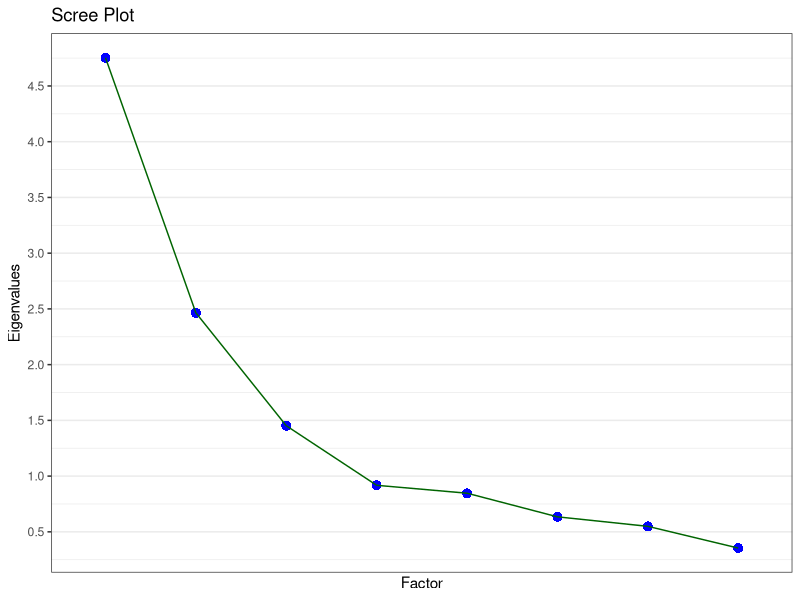
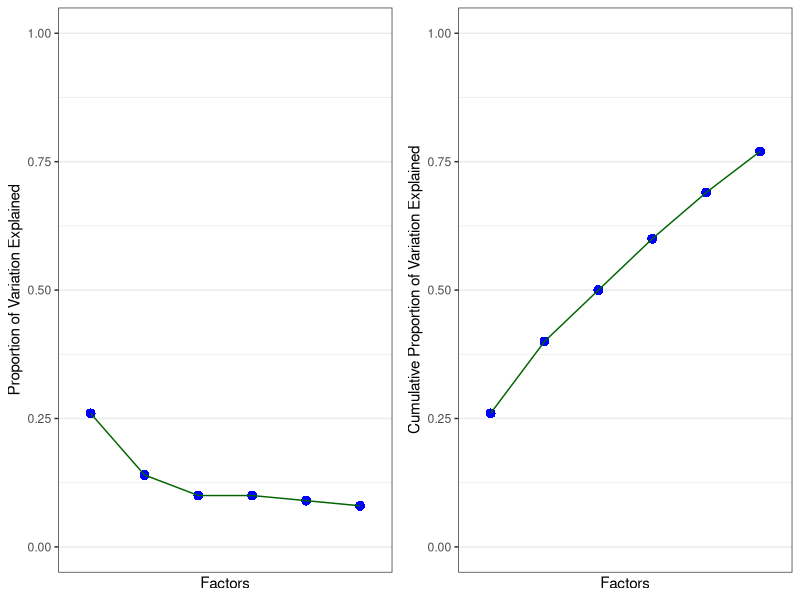
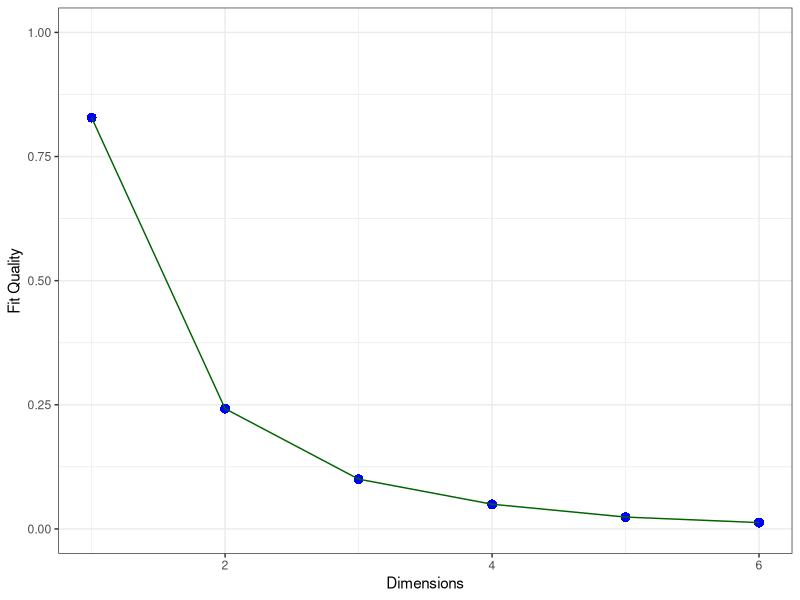
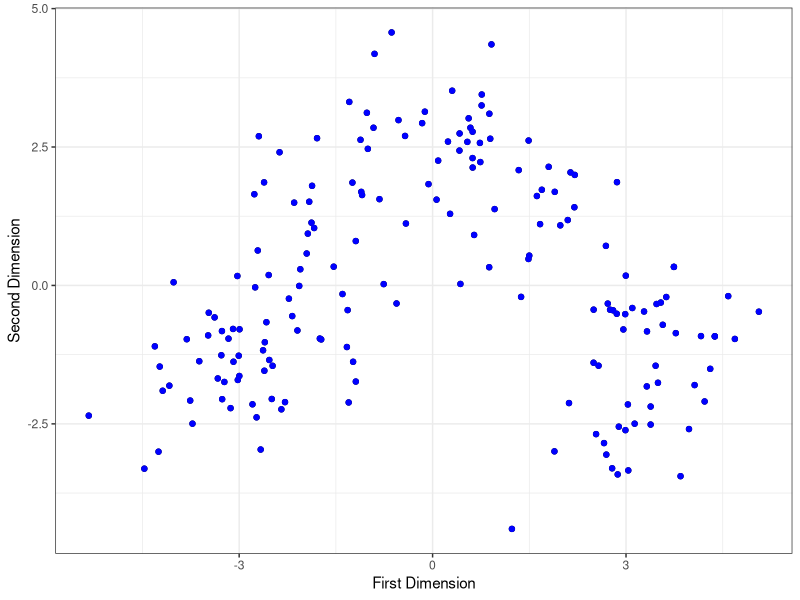

Write R code to recreate these figures, in order.
list.of.packages = c("ggplot2",
                     "gridExtra",
                     "xtable",
                     "cluster",
                     "stats")
new.packages = list.of.packages[!(list.of.packages %in% installed.packages()[,"Package"])]
if(length(new.packages)) {
  install.packages(new.packages)
}
for (i in 1:length(list.of.packages)) {
  require(list.of.packages[i], character.only=TRUE)
}

wine = read.table('wine.txt', header=TRUE, sep="")
wine_cov = round(var(wine), 2)
wine_cor = round(cor(wine), 2)
df_temp = data.frame(wine_cor)
df_temp[upper.tri(df_temp)] = NA
xtable_temp = xtable(df_temp)
digits(xtable_temp)[2:14] = 2
align(xtable_temp) = c('l', rep('c', 13))
print(xtable_temp, type='html', sanitize.colnames.function = function(x) seq(1:13))

eig_vals = eigen(wine_cor)$values[1:8]
scree_plot = ggplot(data.frame(eig_vals=eig_vals, factors=seq(1:8)), aes(x=factors, y=eig_vals)) +
  geom_point(shape=16, size=3, col="blue") +
  geom_line(col="darkgreen") + 
  labs(x='Factor', y='Eigenvalues', title='Scree Plot') +
  theme_bw() +
  scale_x_discrete(breaks=seq(1:8)) +
  scale_y_continuous(breaks=seq(0,5,0.5))
scree_plot

wine_FA_5 = factanal(factors=5, x=wine)
wine_FA_6 = factanal(factors=6, x=wine)
df_temp = wine_FA_6$loading[1:13, 1:6]
xtable_temp = xtable(df_temp)
digits(xtable_temp)[2:7] = 2
align(xtable_temp) = c('l', rep('c', 6))
print(xtable_temp, type='html', sanitize.colnames.function = function(x) gsub('r', 'r\ ', x))

wine_FA_6 = factanal(factors=6, x=wine, rotation='promax')
df_temp = wine_FA_6$loading[1:13, 1:6]
xtable_temp = xtable(df_temp)
digits(xtable_temp)[2:7] = 2
align(xtable_temp) = c('l', rep('c', 6))
print(xtable_temp, type='html', sanitize.colnames.function = function(x) gsub('r', 'r\ ', x))

df_temp = data.frame(matrix(c(NA, 'x', 'x', NA, NA, NA,
                              NA, NA, NA, NA, 'x', NA,
                              NA, NA, NA, 'x', NA, NA,
                              NA, 'x', NA, 'x', NA, NA,
                              NA, NA, NA, NA, NA, 'x',
                              'x', NA, NA, NA, NA, NA,
                              'x', NA, NA, NA, NA, NA,
                              'x', NA, NA, 'x', NA, NA,
                              'x', NA, NA, NA, NA, NA,
                              NA, 'x', 'x', NA, NA, NA,
                              NA, NA, 'x', NA, 'x', NA,
                              'x', NA, 'x', NA, NA, NA,
                              NA, 'x', NA, NA, NA, NA),
                            nrow=13, ncol=6, byrow=TRUE))
colnames(df_temp) = c('Factor1', 'Factor2', 'Factor3', 'Factor4', 'Factor5', 'Factor6')
rownames(df_temp) = colnames(wine)
xtable_temp = xtable(df_temp)
align(xtable_temp) = c('l', rep('c', 6))
print(xtable_temp, type='html', sanitize.colnames.function = function(x) gsub('r', 'r\ ', x))

df_temp = data.frame(matrix(c(0.26, 0.14, 0.10, 0.10, 0.09, 0.08,
                              0.26, 0.40, 0.50, 0.60, 0.69, 0.77),
                            nrow=2, ncol=6))
colnames(df_temp) = c('Factor1', 'Factor2', 'Factor3', 'Factor4', 'Factor5', 'Factor6')
rownames(df_temp) = c('Proportion of Variation Explained', 'Cumulative Proportion of Variation Explained')
xtable_temp = xtable(df_temp)
align(xtable_temp) = c('l', rep('c', 6))
print(xtable_temp, type='html', sanitize.colnames.function = function(x) gsub('r', 'r\ ', x))

pve = c(0.26, 0.14, 0.10, 0.10, 0.09, 0.08)
df_temp = data.frame(factors=seq(1:6), pve=pve, cpve=cumsum(pve))
plot1 = ggplot(df_temp, aes(x=factors, y=pve)) +
  ylim(0,1) +
  labs(x='Factors', y='Proportion of Variation Explained') +
  geom_point(shape=16, size=3, col="blue") +
  geom_line(col="darkgreen") +
  theme_bw() +
  scale_x_discrete(breaks=seq(1:6))
plot2 = ggplot(df_temp, aes(x=factors, y=cpve)) +
  ylim(0,1) +
  labs(x='Factors', y='Cumulative Proportion of Variation Explained') +
  geom_point(shape=16, size=3, col="blue") +
  geom_line(col="darkgreen") +
  theme_bw() +
  scale_x_discrete(breaks=seq(1:6))
grid.arrange(plot1, plot2, ncol=2)

wine_dist = daisy(wine, stand=TRUE)

wine_mds_1 = cmdscale(wine_dist, k=1)
fitted_dist_1 = daisy(wine_mds_1)
fit_qual_1 = sum((wine_dist - fitted_dist_1)^2)/sum(fitted_dist_1^2)

wine_mds_2 = cmdscale(wine_dist, k=2)
fitted_dist_2 = daisy(wine_mds_2)
fit_qual_2 = sum((wine_dist - fitted_dist_2)^2)/sum(fitted_dist_2^2)

wine_mds_3 = cmdscale(wine_dist, k=3)
fitted_dist_3 = daisy(wine_mds_3)
fit_qual_3 = sum((wine_dist - fitted_dist_3)^2)/sum(fitted_dist_3^2)

wine_mds_4 = cmdscale(wine_dist, k=4)
fitted_dist_4 = daisy(wine_mds_4)
fit_qual_4 = sum((wine_dist - fitted_dist_4)^2)/sum(fitted_dist_4^2)

wine_mds_5 = cmdscale(wine_dist, k=5)
fitted_dist_5 = daisy(wine_mds_5)
fit_qual_5 = sum((wine_dist - fitted_dist_5)^2)/sum(fitted_dist_5^2)

wine_mds_6 = cmdscale(wine_dist, k=6)
fitted_dist_6 = daisy(wine_mds_6)
fit_qual_6 = sum((wine_dist - fitted_dist_6)^2)/sum(fitted_dist_6^2)

fit = c(fit_qual_1, fit_qual_2, fit_qual_3, fit_qual_4, fit_qual_5, fit_qual_6)

qplot(x=seq(1:6), y=fit) + 
  labs(x='Dimensions', y='Fit Quality') +
  geom_point(shape=16, size=3, col="blue") +
  geom_line(col="darkgreen") +
  ylim(0, 1) +
  theme_bw()

qplot(x=wine_mds_2[,1], y=wine_mds_2[,2]) +
  geom_point(col="blue") +
  labs(x='First Dimension', y='Second Dimension') +
  theme_bw()